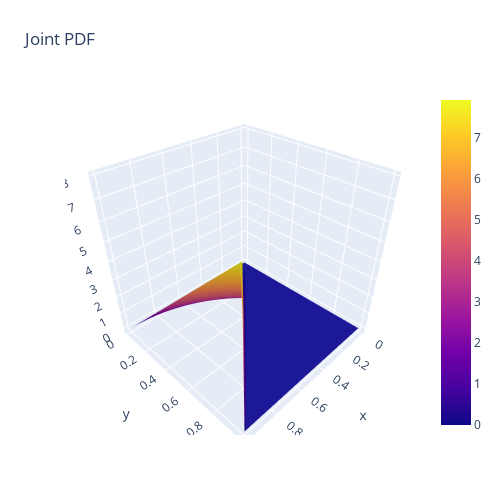

Here is the notebook cell this chart was saved with:
### Markdown cell above
## Exercise 1: It's Prob-time (...again-.-)!
$$
f_{(X,Y)} = \begin{cases}
        8 \cdot (x) \cdot (z) & for \: 0 < z < x < 1,\\
        0 & otherwise. \\
    \end{cases}
$$
#### 1)
To check if this is a legit pdf we have to first check that 
- the pdf is always positive: this is always true since the support of both x and z is stricly positive
- the pdf integrates to one 
  
    $$ 
    \int_{0}^{1} \int_{0}^{x} 8 \cdot (x) \cdot (z) \; dx dz = 
    \int_{0}^{1} 8 \cdot (x) \cdot \frac{z^2}{2}\Big|_{0}^{x} \; dx dz = 
    \int_{0}^{1} 4 \cdot (x^3) = 4 \cdot \left[\frac{x^4}{4}\right]_{0}^{1} = 1 - 0 = 1

    $$
    
[comment]: <> (\text{I\kern-0.15em P})

To find the proportion of the students we have to evaluate $\text{I\kern-0.15em P}(Z < 0.5)$ we computed this in two ways:
- using the joint probability
  $$ \int_{1/2}^{1} \int_{z}^{1} 8 \cdot (x) \cdot (z) \; dx dz = 
         \int_{1/2}^{1} 8 \cdot z \cdot \left[\frac{x^2}{2}\right]_{z}^{1} dz =
         \int_{1/2}^{1} 4z - 4z^3 dz = 
         \left[ 2z^2 - z^4\right]_{1/2}^1 = 
         2 - 1 - (\frac{1}{2} - \frac{1}{16}) = \frac{9}{16}
  $$
- using the marginal probability
  (we found the marginal probability in this way)
  $$
  \int_{z}^{1} 8 \cdot (x) \cdot (z) \; dx =
  8 \cdot z \cdot  \left [ \frac{x^2}{2} \right]_{z}^{1} =
  8 \cdot z \cdot ( \frac{1}{2} - \frac{z^2}{2} ) = 4z - 4z^3 
  $$
- probabilità che sia maggiore è 9/16

- probabilità che sia uguale è zero
- exp = 0.75
- med = 1/2 ln((2-sqrt(2))/2)

### Code cell
import numpy as np
import matplotlib.pyplot as plt
import plotly.graph_objects as go

def func(x):
    return 8 * x[0] * x[1] 

def prova(X,Y):
    Z = []
    for x in range(len(X)):
        Z.append([])
        for y in range(len(X[0])):
            if X[x][y] > Y[x][y]:
                Z[-1].append(8*X[x][y]*Y[x][y])
            else:
                Z[-1].append(0)
    return Z
          

# Grid for plotting in the search space
x = np.linspace(0, 1,100)
z = np.linspace(0, 1,100)
X, Z = np.meshgrid(x, z)
Y = prova(X,Z)

#dovrebbero essere x e z

fig = go.Figure(data=[go.Surface(x=X, y=Z, z = Y)])
fig.update_layout(title='Joint PDF', autosize=False,
                  width=500, height=500,
                  margin=dict(l=65, r=50, b=65, t=90))
fig.show()

### Figure 1 — Plotly figure (JSON) as saved in the notebook; plotly's stock layout.template omitted (floating-point values rounded to 4 significant figures; data arrays with more than 128 entries replaced by an {"elided": "..."} marker saying what was removed)
{"data": [{"type": "surface", "x": {"elided": "100x100 float values"}, "y": {"elided": "100x100 float values"}, "z": {"elided": "100x100 float values"}}], "layout": {"autosize": false, "height": 500, "margin": {"b": 65, "l": 65, "r": 50, "t": 90}, "title": {"text": "Joint PDF"}, "width": 500}}
